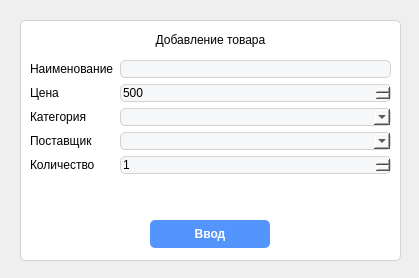
<?xml version="1.0" encoding="UTF-8"?>
<ui version="4.0">
 <class>Form</class>
 <widget class="QWidget" name="Form">
  <property name="geometry">
   <rect>
    <x>0</x>
    <y>0</y>
    <width>419</width>
    <height>278</height>
   </rect>
  </property>
  <property name="minimumSize">
   <size>
    <width>419</width>
    <height>272</height>
   </size>
  </property>
  <property name="maximumSize">
   <size>
    <width>419</width>
    <height>278</height>
   </size>
  </property>
  <property name="windowTitle">
   <string>Form</string>
  </property>
  <widget class="QWidget" name="formLayoutWidget">
   <property name="geometry">
    <rect>
     <x>30</x>
     <y>60</y>
     <width>361</width>
     <height>150</height>
    </rect>
   </property>
   <layout class="QFormLayout" name="formLayout">
    <item row="0" column="0">
     <widget class="QLabel" name="label">
      <property name="font">
       <font>
        <family>Microsoft YaHei UI</family>
        <pointsize>9</pointsize>
       </font>
      </property>
      <property name="text">
       <string>Наименование</string>
      </property>
     </widget>
    </item>
    <item row="0" column="1">
     <widget class="QLineEdit" name="lineEdit">
      <property name="font">
       <font>
        <family>Microsoft YaHei UI</family>
        <pointsize>9</pointsize>
       </font>
      </property>
      <property name="styleSheet">
       <string notr="true">background-color: #F6F7F9;
border: 1px solid #D1D2D4;
border-radius: 5%;</string>
      </property>
     </widget>
    </item>
    <item row="1" column="0">
     <widget class="QLabel" name="label_2">
      <property name="font">
       <font>
        <family>Microsoft YaHei UI</family>
        <pointsize>9</pointsize>
       </font>
      </property>
      <property name="text">
       <string>Цена</string>
      </property>
     </widget>
    </item>
    <item row="2" column="1">
     <widget class="QComboBox" name="comboBox">
      <property name="font">
       <font>
        <family>Microsoft YaHei UI</family>
        <pointsize>9</pointsize>
       </font>
      </property>
      <property name="styleSheet">
       <string notr="true">background-color: #F6F7F9;
border: 1px solid #D1D2D4;
border-radius: 5%;</string>
      </property>
     </widget>
    </item>
    <item row="2" column="0">
     <widget class="QLabel" name="label_3">
      <property name="font">
       <font>
        <family>Microsoft YaHei UI</family>
        <pointsize>9</pointsize>
       </font>
      </property>
      <property name="text">
       <string>Категория</string>
      </property>
     </widget>
    </item>
    <item row="3" column="0">
     <widget class="QLabel" name="label_5">
      <property name="font">
       <font>
        <family>Microsoft YaHei UI</family>
        <pointsize>9</pointsize>
       </font>
      </property>
      <property name="text">
       <string>Поставщик</string>
      </property>
     </widget>
    </item>
    <item row="3" column="1">
     <widget class="QComboBox" name="comboBox_2">
      <property name="font">
       <font>
        <family>Microsoft YaHei UI</family>
        <pointsize>9</pointsize>
       </font>
      </property>
      <property name="styleSheet">
       <string notr="true">background-color: #F6F7F9;
border: 1px solid #D1D2D4;
border-radius: 5%;</string>
      </property>
     </widget>
    </item>
    <item row="4" column="1">
     <widget class="QSpinBox" name="spinBox">
      <property name="font">
       <font>
        <family>Microsoft YaHei UI</family>
        <pointsize>9</pointsize>
       </font>
      </property>
      <property name="styleSheet">
       <string notr="true">background-color: #F6F7F9;
border: 1px solid #D1D2D4;
border-radius: 5%;</string>
      </property>
      <property name="minimum">
       <number>1</number>
      </property>
      <property name="maximum">
       <number>9999</number>
      </property>
      <property name="value">
       <number>1</number>
      </property>
     </widget>
    </item>
    <item row="4" column="0">
     <widget class="QLabel" name="label_6">
      <property name="font">
       <font>
        <family>Microsoft YaHei UI</family>
        <pointsize>9</pointsize>
       </font>
      </property>
      <property name="text">
       <string>Количество</string>
      </property>
     </widget>
    </item>
    <item row="1" column="1">
     <widget class="QSpinBox" name="spinBox_2">
      <property name="font">
       <font>
        <family>Microsoft YaHei UI</family>
        <pointsize>9</pointsize>
       </font>
      </property>
      <property name="styleSheet">
       <string notr="true">background-color: #F6F7F9;
border: 1px solid #D1D2D4;
border-radius: 5%;</string>
      </property>
      <property name="minimum">
       <number>0</number>
      </property>
      <property name="maximum">
       <number>99999999</number>
      </property>
      <property name="value">
       <number>500</number>
      </property>
     </widget>
    </item>
   </layout>
  </widget>
  <widget class="QLabel" name="label_4">
   <property name="geometry">
    <rect>
     <x>20</x>
     <y>30</y>
     <width>381</width>
     <height>20</height>
    </rect>
   </property>
   <property name="font">
    <font>
     <pointsize>9</pointsize>
    </font>
   </property>
   <property name="text">
    <string>Добавление товара</string>
   </property>
   <property name="alignment">
    <set>Qt::AlignCenter</set>
   </property>
  </widget>
  <widget class="QPushButton" name="pushButton">
   <property name="geometry">
    <rect>
     <x>150</x>
     <y>220</y>
     <width>120</width>
     <height>28</height>
    </rect>
   </property>
   <property name="font">
    <font>
     <family>Microsoft YaHei UI</family>
     <pointsize>9</pointsize>
     <weight>75</weight>
     <bold>true</bold>
    </font>
   </property>
   <property name="cursor">
    <cursorShape>PointingHandCursor</cursorShape>
   </property>
   <property name="styleSheet">
    <string notr="true">border-radius: 5%;
background-color: #5394FD;
color: white;</string>
   </property>
   <property name="text">
    <string>Ввод</string>
   </property>
  </widget>
  <widget class="QFrame" name="frame">
   <property name="geometry">
    <rect>
     <x>20</x>
     <y>20</y>
     <width>381</width>
     <height>241</height>
    </rect>
   </property>
   <property name="styleSheet">
    <string notr="true">background-color: white;
border-radius: 5%;
border: 1px solid #D1D2D4</string>
   </property>
   <property name="frameShape">
    <enum>QFrame::StyledPanel</enum>
   </property>
   <property name="frameShadow">
    <enum>QFrame::Raised</enum>
   </property>
  </widget>
  <widget class="QFrame" name="frame_2">
   <property name="geometry">
    <rect>
     <x>-11</x>
     <y>-11</y>
     <width>441</width>
     <height>291</height>
    </rect>
   </property>
   <property name="styleSheet">
    <string notr="true">background-image: url(:/backs/back-image.png);</string>
   </property>
   <property name="frameShape">
    <enum>QFrame::StyledPanel</enum>
   </property>
   <property name="frameShadow">
    <enum>QFrame::Raised</enum>
   </property>
  </widget>
  <zorder>frame_2</zorder>
  <zorder>frame</zorder>
  <zorder>formLayoutWidget</zorder>
  <zorder>label_4</zorder>
  <zorder>pushButton</zorder>
 </widget>
 <resources>
  <include location="res.qrc"/>
 </resources>
 <connections/>
</ui>
